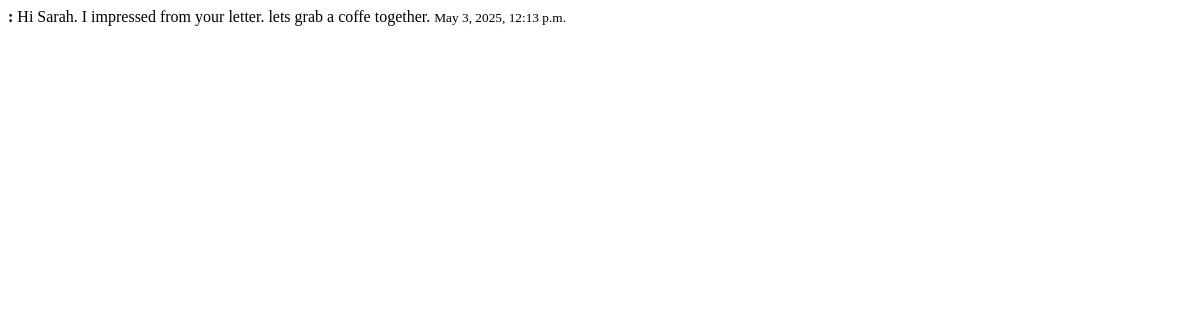
The app's page /messages/fetch/17/ (signed in), older data.
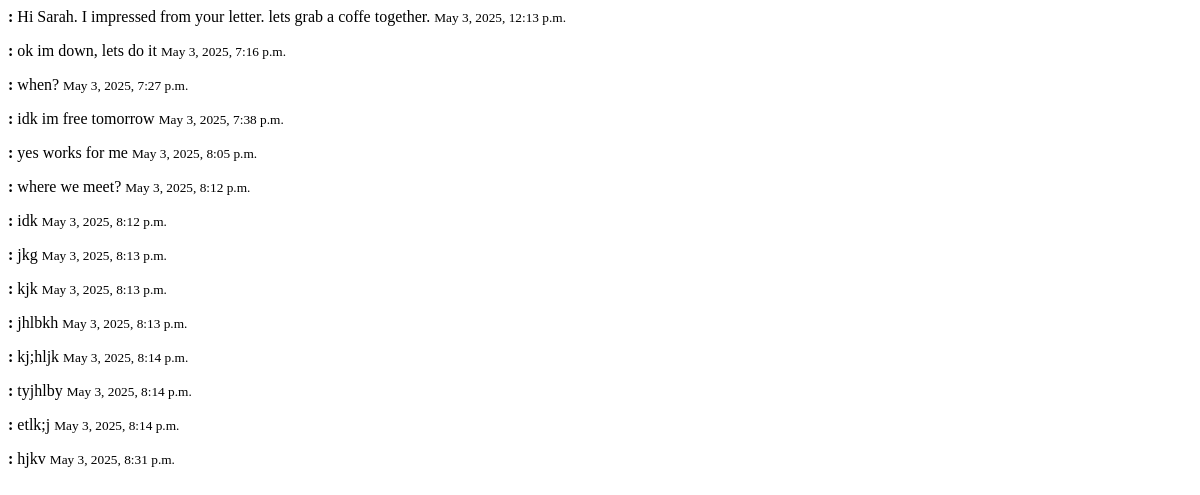
The same page, newer data.
### core/models.py (models this page shows, shortened)
class Message(models.Model):
    sender = models.ForeignKey(Profile, on_delete=models.CASCADE, related_name='sent_messages')
    receiver = models.ForeignKey(Profile, on_delete=models.CASCADE, related_name='received_messages')
    text = models.TextField()
    timestamp = models.DateTimeField(auto_now_add=True)
    is_read = models.BooleanField(default=False)  # ✅ Add this line

### core/views.py (the view)
# urls.py: path('messages/fetch/<int:profile_id>/', views.fetch_messages, name='fetch_messages'),
@login_required
def fetch_messages(request, profile_id):
    sender = request.user.profile
    receiver = get_object_or_404(Profile, id=profile_id)
    matched = Match.objects.filter(
        user1__in=[sender, receiver],
        user2__in=[sender, receiver]
    ).exists()
    if not matched:
        return HttpResponseForbidden("Unauthorized")
    messages_qs = Message.objects.filter(
        sender__in=[sender, receiver],
        receiver__in=[sender, receiver]
    ).order_by('timestamp')
    return render(request, 'partial_messages.html', {'messages': messages_qs})

### core/templates/partial_messages.html
{% for msg in messages %}
  <p><strong>{{ msg.sender.profile.name }}:</strong> {{ msg.text }} <small>{{ msg.timestamp }}</small></p>
{% endfor %}

Row changes from the older to the newer data that the page shows:
added Message: text "ok im down, lets do it", timestamp "May 3, 2025, 7:16 p.m."
added Message: text "when?", timestamp "May 3, 2025, 7:27 p.m."
added Message: text "idk im free tomorrow", timestamp "May 3, 2025, 7:38 p.m."
added Message: text "yes works for me", timestamp "May 3, 2025, 8:05 p.m."
added Message: text "where we meet?", timestamp "May 3, 2025, 8:12 p.m."
added Message: text "idk", timestamp "May 3, 2025, 8:12 p.m."
added Message: text "jkg", timestamp "May 3, 2025, 8:13 p.m."
added Message: text "kjk", timestamp "May 3, 2025, 8:13 p.m."
added Message: text "jhlbkh", timestamp "May 3, 2025, 8:13 p.m."
added Message: text "kj;hljk", timestamp "May 3, 2025, 8:14 p.m."
added Message: text "tyjhlby", timestamp "May 3, 2025, 8:14 p.m."
added Message: text "etlk;j", timestamp "May 3, 2025, 8:14 p.m."
added Message: text "hjkv", timestamp "May 3, 2025, 8:31 p.m."
